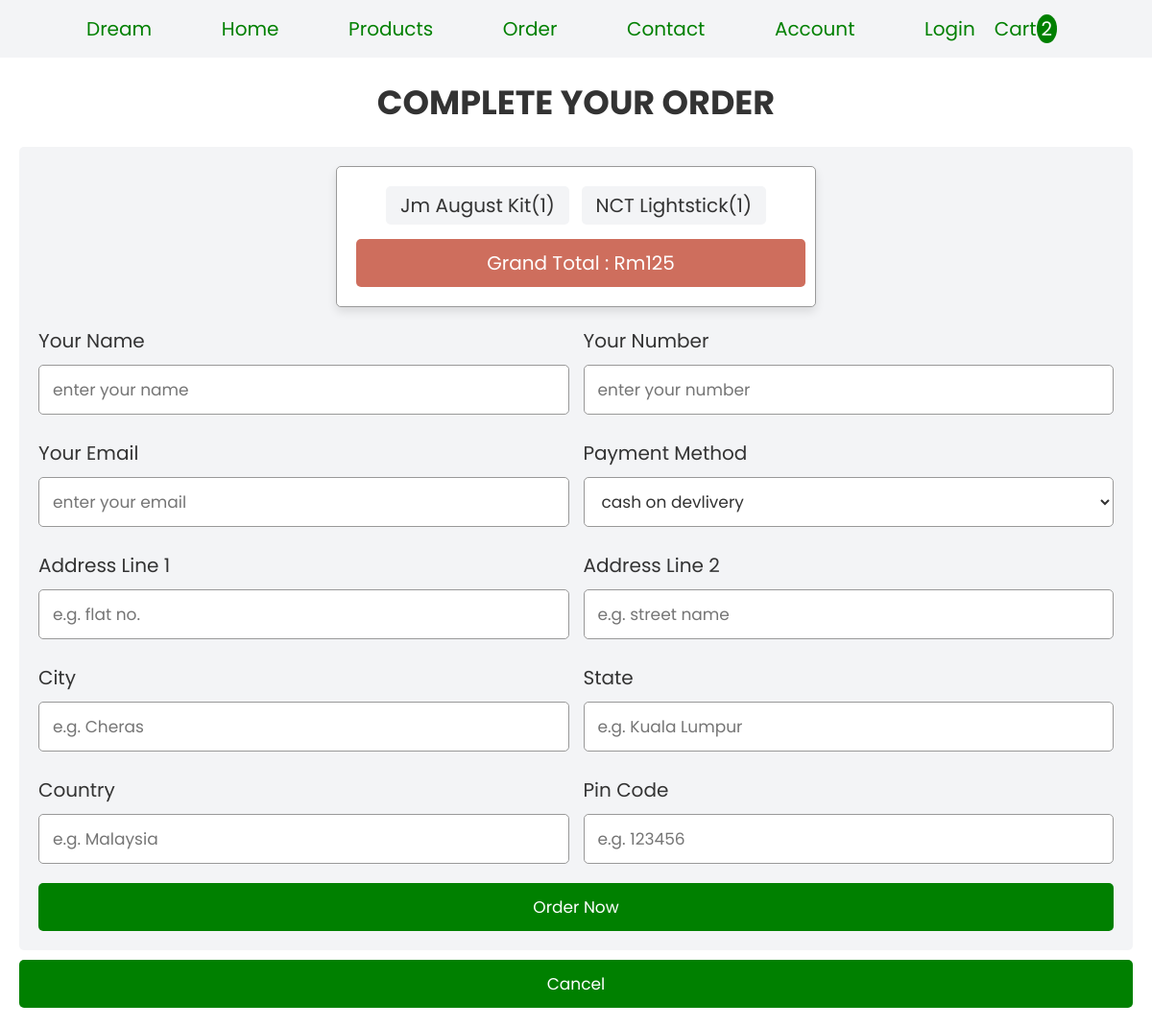
The page /checkout.php on the database its author committed.
### tables this page shows
CREATE TABLE `cart` (
  `id` int(255) NOT NULL,
  `name` varchar(255) NOT NULL,
  `price` varchar(255) NOT NULL,
  `image` varchar(255) NOT NULL,
  `quantity` int(255) NOT NULL
);

### checkout.php (the view, shortened to what this page needs)
<!DOCTYPE html>
<html lang="en">
<head>
   <link rel="stylesheet" href="https://cdnjs.cloudflare.com/ajax/libs/font-awesome/6.0.0/css/all.min.css">
   <link rel="stylesheet" href="./cart/css/style.css">
</head>
<body>
<?php include 'header.php'; ?>
<div class="container">
<section class="checkout-form">
   <h1 class="heading">complete your order</h1>
   <form action="" method="post">
   <div class="display-order">
      <?php
         $select_cart = mysqli_query($conn, "SELECT * FROM `cart`");
         $total = 0;
         $grand_total = 0;
         if(mysqli_num_rows($select_cart) > 0){
            while($fetch_cart = mysqli_fetch_assoc($select_cart)){
            $total_price = number_format($fetch_cart['price'] * $fetch_cart['quantity']);
            $grand_total = $total += $total_price;
      ?>
      <span><?= $fetch_cart['name']; ?>(<?= $fetch_cart['quantity']; ?>)</span>
      <?php
         }
      }else{
         echo "<div class='display-order'><span>your cart is empty!</span></div>";
      }
      ?>
      <span class="grand-total"> grand total : Rm<?= $grand_total; ?></span>
   </div>
      <div class="flex">
         <div class="inputBox">
            <span>your name</span>
            <input type="text" placeholder="enter your name" name="name" required>
         </div>
         <div class="inputBox">
            <span>your number</span>
            <input type="number" placeholder="enter your number" name="number" required>
         </div>
         <div class="inputBox">
            <span>your email</span>
            <input type="email" placeholder="enter your email" name="email" required>
         </div>
         <div class="inputBox">
            <span>payment method</span>
            <select name="method">
               <option value="cash on delivery" selected>cash on devlivery</option>
            </select>
         </div>
         <div class="inputBox">
            <span>address line 1</span>
            <input type="text" placeholder="e.g. flat no." name="flat" required>
         </div>
         <div class="inputBox">
            <span>address line 2</span>
            <input type="text" placeholder="e.g. street name" name="street" required>
         </div>
         <div class="inputBox">
            <span>city</span>
            <input type="text" placeholder="e.g. Cheras" name="city" required>
         </div>
         <div class="inputBox">
            <span>state</span>
            <input type="text" placeholder="e.g. Kuala Lumpur" name="state" required>
         </div>
         <div class="inputBox">
            <span>country</span>
            <input type="text" placeholder="e.g. Malaysia" name="country" required>
         </div>
         <div class="inputBox">
            <span>pin code</span>
            <input type="text" placeholder="e.g. 123456" name="pin_code" required>
         </div>
      </div>
      <input type="submit" value="order now" name="order_btn" class="btn">
   </form>
   <a href="products.php" class="btn">Cancel</a>
</section>
</div>
</body>
</html>

### cart/css/style.css (style rules this page uses)
:root { --blue:green; --red:rgb(206, 110, 93); --orange:grey; --black:#333; --white:#fff; --bg-color:#f3f4f6; --dark-bg:rgba(0,0,0,.7); --box-shadow:0 .5rem 1rem rgba(0,0,0,.1); --border:.1rem solid #999; }
* { font-family: 'Poppins', sans-serif; margin:0; padding:0; box-sizing: border-box; outline: none; border:none; text-decoration: none; text-transform: capitalize; }
html { font-size: 62.5%; overflow-x: hidden; }
.container { max-width: 1200px; margin:0 auto; }
section { padding:2rem; }
.heading { text-align: center; font-size: 3.5rem; text-transform: uppercase; color:var(--black); margin-bottom: 2rem; }
.btn, .option-btn, .delete-btn { display: block; width: 100%; text-align: center; background-color: var(--blue); color:var(--white); font-size: 1.7rem; padding:1.2rem 3rem; border-radius: .5rem; cursor: pointer; margin-top: 1rem; }
.checkout-form form { padding:2rem; border-radius: .5rem; background-color: var(--bg-color); }
.checkout-form form .flex { display: flex; flex-wrap: wrap; gap:1.5rem; }
.checkout-form form .flex .inputBox { flex:1 1 40rem; }
.checkout-form form .flex .inputBox span { font-size: 2rem; color:var(--black); }
.checkout-form form .flex .inputBox input, .checkout-form form .flex .inputBox select { width: 100%; background-color: var(--white); font-size: 1.7rem; color:var(--black); border-radius: .5rem; margin:1rem 0; padding:1.2rem 1.4rem; text-transform: none; border:var(--border); }
.display-order { max-width: 50rem; background-color: var(--white); border-radius: .5rem; text-align: center; padding:1.5rem; margin:0 auto; margin-bottom: 2rem; box-shadow: var(--box-shadow); border:var(--border); }
.display-order span { display: inline-block; border-radius: .5rem; background-color: var(--bg-color); padding:.5rem 1.5rem; font-size: 2rem; color:var(--black); margin:.5rem; }
.display-order span.grand-total { width: 100%; background-color: var(--red); color:var(--white); padding:1rem; margin-top: 1rem; }

### rows shown on the page
cart: name "Jm August Kit", quantity "1"
cart: name "NCT Lightstick", quantity "1"

### other values the page prints
$row_count "2"
$grand_total "125"
